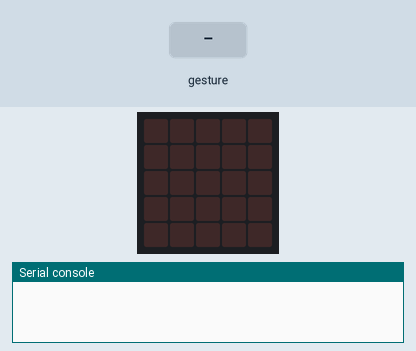
Recording of a program running on a simulated BBC micro:bit (MakeCode). Shown: the board's 5×5 LED display, the last lines printed to the serial console. The inputs (shaded band) are chosen by the test bench. Random numbers come from a fixed seed; a tilt is held for 1.5 s and a shake lasts 1 s, then the board lies face up again.

Above: at 1.2 s.
1.3 s: gesture 'shake'
At 1.9 s:
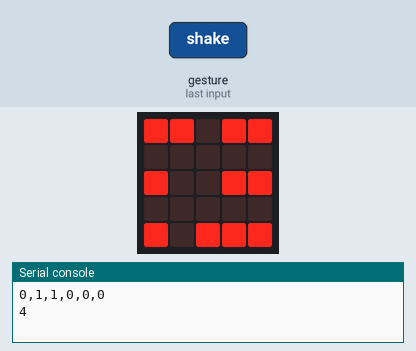
3.0 s: gesture 'shake'
At 4.4 s:
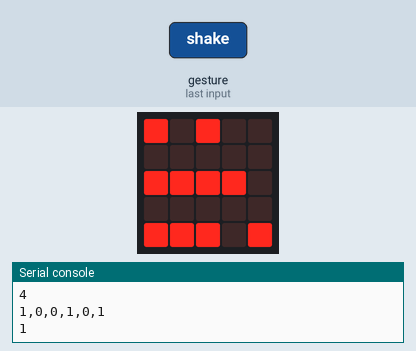
4.7 s: gesture 'shake'
At 5.7 s:
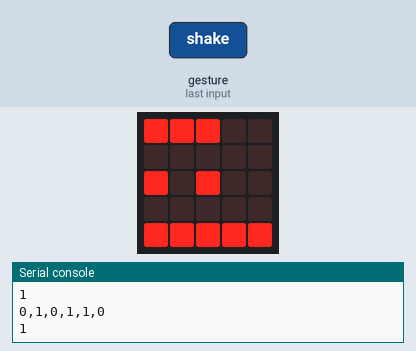
6.4 s: gesture 'shake'
At 7.0 s:
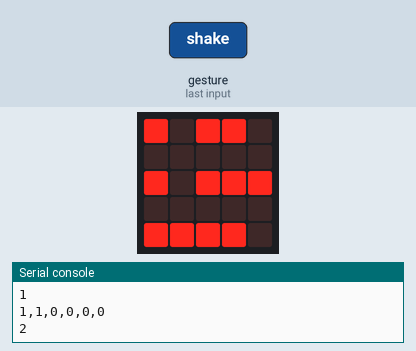
8.1 s: gesture 'shake'
At 9.5 s:
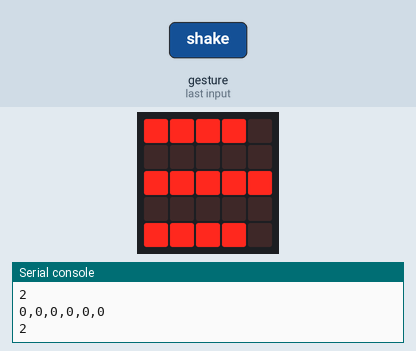
Timing chart, 0 to 10.8 s (numbered marks = the images above; inputs shaded):
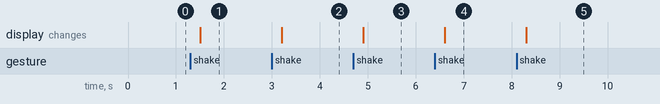

Measured:
- after the input at 1.3 s, the display: changes after 0.20 s (image 1)
- after the input at 3.0 s, the display: changes after 0.20 s (image 2)
- after the input at 4.7 s, the display: changes after 0.20 s (image 3)
- after the input at 6.4 s, the display: changes after 0.20 s (image 4)
- after the input at 8.1 s, the display: changes after 0.20 s (image 5)

The program:

main.ts
```typescript
function getRandomBinary () {
    // Math.random() 生成 [0, 1) 之间的浮点数
    // Math.round() 将浮点数四舍五入为最接近的整数，得到 0 或 1
    return Math.round(Math.random())
}
function drawActiveYao (yao: number) {
    let active_x = active_yao <= 3 ? 4 : 2
switch (active_yao) {
        case 1:
        case 4:
            active_y = 2
            break;
        case 2:
        case 5:
            active_y = 1
            break;
        default:
            active_y = 0
            break
    }
led.plot(active_x, active_y * 2)
}
function getRandomInt (min: number, max: number) {
    // Math.random() 生成 [0, 1) 之间的浮点数
    // 将其乘以 (max - min) 来得到 [0, max - min) 之间的浮点数
    // 再加上 min，得到 [min, max) 之间的浮点数
    // 最后使用 Math.floor() 向下取整，得到整数
    return Math.floor(Math.random() * (max - min + 1) + min)
}
input.onGesture(Gesture.Shake, function () {
    basic.clearScreen()
    six_yao = []
    for (let index = 0; index < 6; index++) {
        six_yao.push(getRandomBinary())
    }
    active_yao = getRandomInt(1, 6)
    gua(six_yao, active_yao)
console.log(six_yao)
console.log(active_yao)
})
let six_yao: number[] = []
let active_yao = 0
let active_y = 0
function gua(six_yao: number[], active_yao = 0) {
    // 检查输入数组是否有效
    if (!(Array.isArray(six_yao)) || six_yao.length != 6 || !(six_yao.every(bit => bit === 0 || bit === 1))) {
        console.log("Invalid input. Please provide an array of 6 binary digits (0 or 1).");
        return
    }
    let right_x = active_yao <= 3 ? 2 : 3;
    // 在micro:bit上显示六爻
    for (let j = 0; j < six_yao.length; j++) {
        if (j <= 2) {
            let y = 2 * j
            if (six_yao[j] == 1) {
                led.plot(0, y)
            } else {
                led.plot(1, y)
                led.plot(0, y)
            }
        } else {
            let y2 = 2 * (j - 3)
            if (six_yao[j] == 1) {
                led.plot(right_x, y2)
            } else {
                led.plot(right_x, y2)
                led.plot(right_x + 1, y2)
            }
        }
    }
    drawActiveYao(active_yao)
    return
}
basic.forever(function () {

})
```

test.ts
```typescript
// 在此处测试；当此软件包作为插件使用时，将不会编译此软件包。
```
